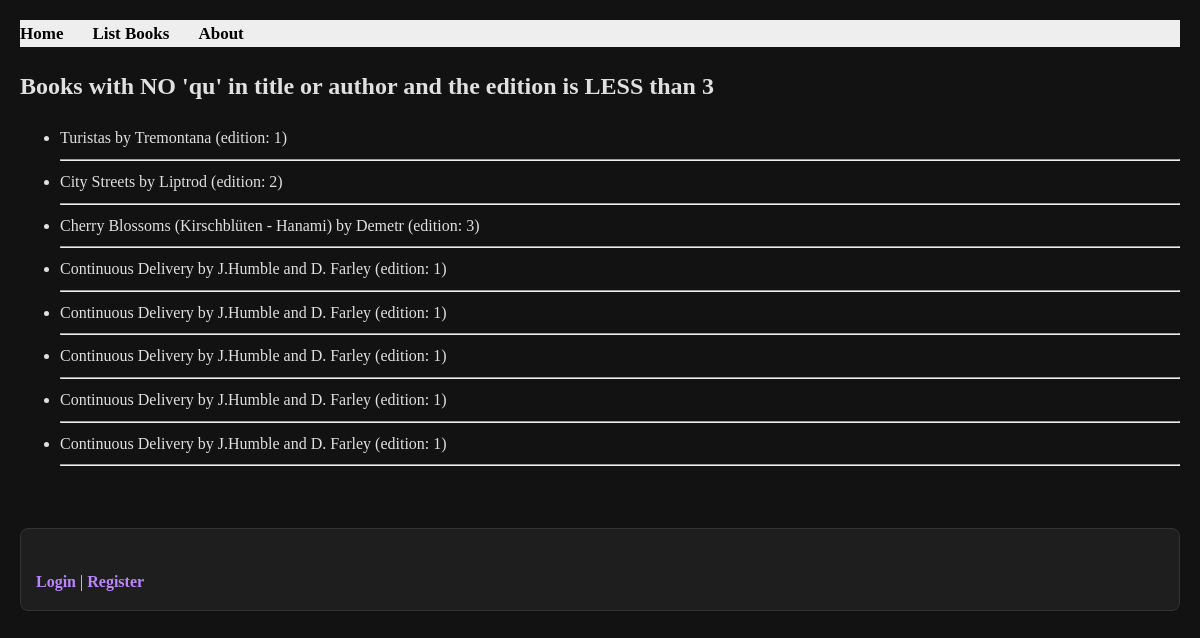
/books/lab8/task3/, run on an earlier commit of the app's database.
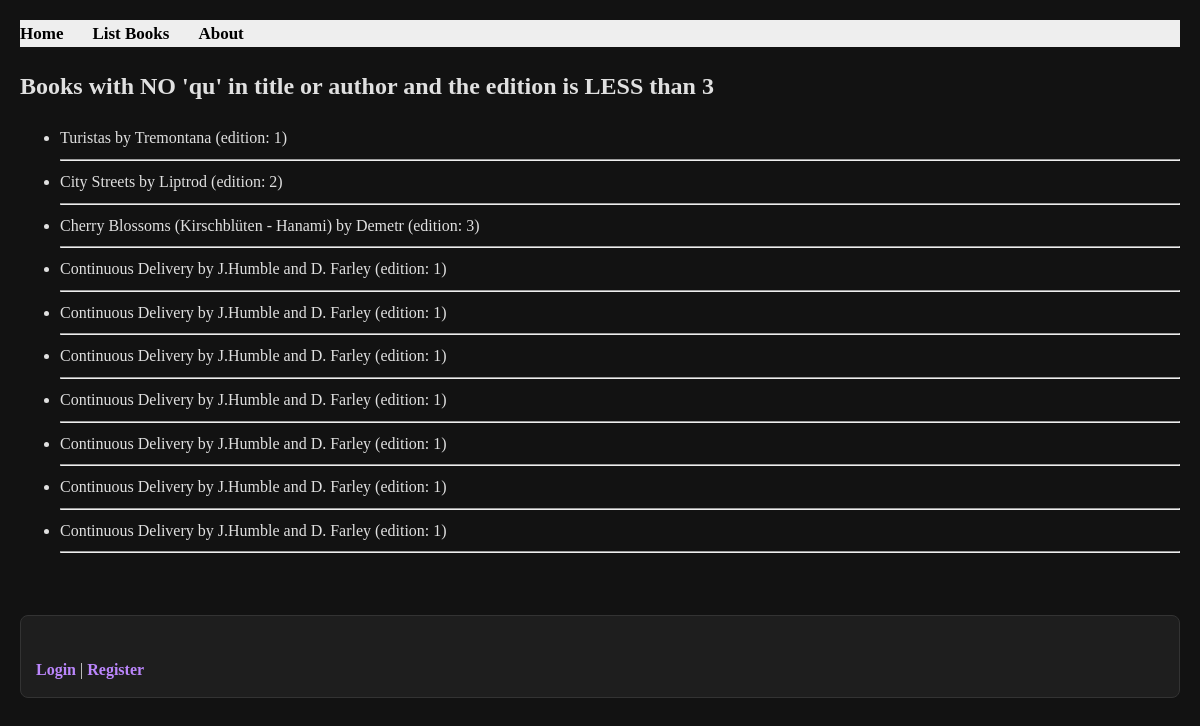
And on a later commit of the database.
### apps/bookmodule/models.py (models this page shows)
class Book(models.Model):
    title = models.CharField(max_length = 50)
    author = models.CharField(max_length = 50)
    price = models.FloatField(default = 0.0)
    edition = models.SmallIntegerField(default = 1)

### apps/bookmodule/views.py (the view)
# urls.py: path('lab8/task3/', views.l8Task3, name='books.l8Task3'),
def l8Task3(request):
    query = ~Q(edition__gt=3) & (~Q(title__icontains='qu') | ~Q(author__icontains='qu'))
    myBooks = Book.objects.filter(query)
    return render(request, 'bookmodule/l8Task3.html', {'books': myBooks})

### apps/templates/bookmodule/l8Task3.html (shortened to what this page needs)
{% extends "layouts/base.html" %}
{% block content %}
    <h2>Books with NO 'qu' in title or author and the edition is LESS than 3</h2>
    <ul>
    {% for book in books %}
        <li>{{ book.title }} by {{ book.author }} (edition: {{ book.edition}})</li>
        <hr>
    {% empty %}
        <li>No books found matching your criteria.</li>
    {% endfor %}
    </ul>
    <br>
{% endblock %}

What changed in the data, as far as the page shows it:
added Book: title "Continuous Delivery", author "J.Humble and D. Farley", edition "1"
added Book: title "Continuous Delivery", author "J.Humble and D. Farley", edition "1"
